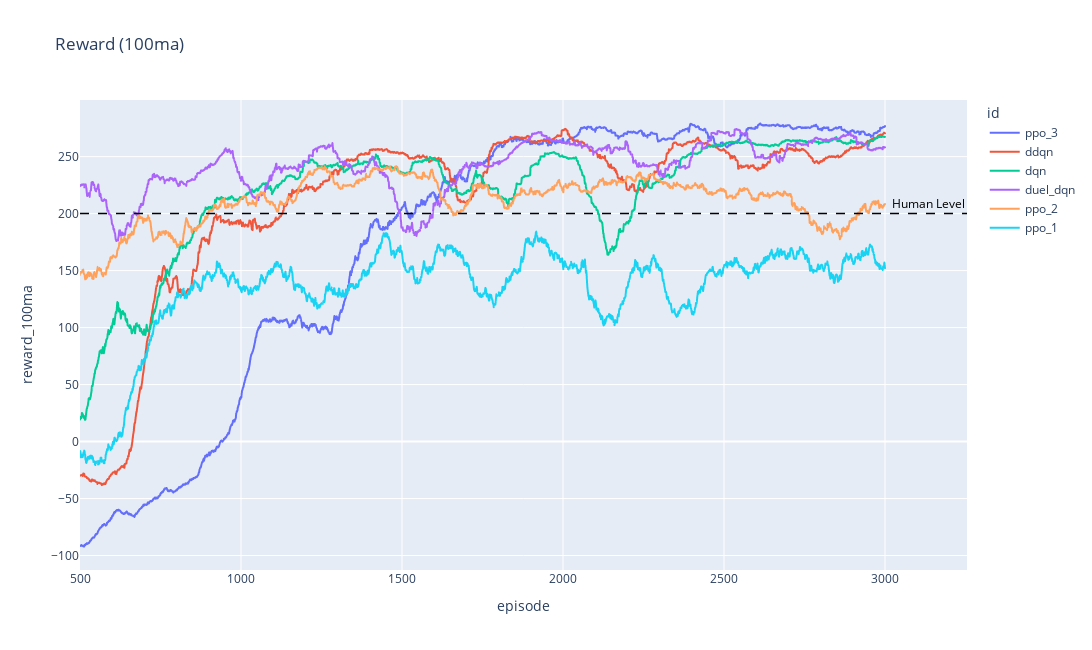

Notebook source saved alongside this figure:
### Code cell
df = data.copy()

final_values = df.groupby('id')['reward_100ma'].last().sort_values(ascending=False)
category_orders = {'id': final_values.index.tolist()}

fig = px.line(df, x='episode', y='reward_100ma', color='id', title='Reward (100ma)', category_orders=category_orders, width=1300, height=650)
x_min = df['episode'].min()
x_max = df['episode'].max()


fig.add_annotation(
    x=x_max, y=200, text="Human Level", showarrow=False,
    xanchor="left", xshift=5, yshift=10,  
    font=dict(color="black", size=12),
    row=1, col=1
)

fig.add_hline(
    y=200,
    line=dict(color="black", width=1.5, dash="dash"),
    row=1, col=1
)

### Figure 1 — Plotly figure (JSON) as saved in the notebook; plotly's stock layout.template omitted (floating-point values rounded to 4 significant figures; data arrays with more than 128 entries replaced by an {"elided": "..."} marker saying what was removed)
{"data": [{"hovertemplate": "id=ppo_3<br>episode=%{x}<br>reward_100ma=%{y}<extra></extra>", "legendgroup": "ppo_3", "line": {"color": "#636efa", "dash": "solid"}, "marker": {"symbol": "circle"}, "mode": "lines", "name": "ppo_3", "showlegend": true, "type": "scattergl", "x": {"elided": "2501 int values"}, "xaxis": "x", "y": {"elided": "2501 float values"}, "yaxis": "y"}, {"hovertemplate": "id=ddqn<br>episode=%{x}<br>reward_100ma=%{y}<extra></extra>", "legendgroup": "ddqn", "line": {"color": "#EF553B", "dash": "solid"}, "marker": {"symbol": "circle"}, "mode": "lines", "name": "ddqn", "showlegend": true, "type": "scattergl", "x": {"elided": "2501 int values"}, "xaxis": "x", "y": {"elided": "2501 float values"}, "yaxis": "y"}, {"hovertemplate": "id=dqn<br>episode=%{x}<br>reward_100ma=%{y}<extra></extra>", "legendgroup": "dqn", "line": {"color": "#00cc96", "dash": "solid"}, "marker": {"symbol": "circle"}, "mode": "lines", "name": "dqn", "showlegend": true, "type": "scattergl", "x": {"elided": "2501 int values"}, "xaxis": "x", "y": {"elided": "2501 float values"}, "yaxis": "y"}, {"hovertemplate": "id=duel_dqn<br>episode=%{x}<br>reward_100ma=%{y}<extra></extra>", "legendgroup": "duel_dqn", "line": {"color": "#ab63fa", "dash": "solid"}, "marker": {"symbol": "circle"}, "mode": "lines", "name": "duel_dqn", "showlegend": true, "type": "scattergl", "x": {"elided": "2501 int values"}, "xaxis": "x", "y": {"elided": "2501 float values"}, "yaxis": "y"}, {"hovertemplate": "id=ppo_2<br>episode=%{x}<br>reward_100ma=%{y}<extra></extra>", "legendgroup": "ppo_2", "line": {"color": "#FFA15A", "dash": "solid"}, "marker": {"symbol": "circle"}, "mode": "lines", "name": "ppo_2", "showlegend": true, "type": "scattergl", "x": {"elided": "2501 int values"}, "xaxis": "x", "y": {"elided": "2501 float values"}, "yaxis": "y"}, {"hovertemplate": "id=ppo_1<br>episode=%{x}<br>reward_100ma=%{y}<extra></extra>", "legendgroup": "ppo_1", "line": {"color": "#19d3f3", "dash": "solid"}, "marker": {"symbol": "circle"}, "mode": "lines", "name": "ppo_1", "showlegend": true, "type": "scattergl", "x": {"elided": "2501 int values"}, "xaxis": "x", "y": {"elided": "2501 float values"}, "yaxis": "y"}], "layout": {"annotations": [{"font": {"color": "black", "size": 12}, "showarrow": false, "text": "Human Level", "x": 3000, "xanchor": "left", "xref": "x", "xshift": 5, "y": 200, "yref": "y", "yshift": 10}], "height": 650, "legend": {"title": {"text": "id"}, "tracegroupgap": 0}, "shapes": [{"line": {"color": "black", "dash": "dash", "width": 1.5}, "type": "line", "x0": 0, "x1": 1, "xref": "x domain", "y0": 200, "y1": 200, "yref": "y"}], "title": {"text": "Reward (100ma)"}, "width": 1300, "xaxis": {"anchor": "y", "domain": [0, 1], "title": {"text": "episode"}}, "yaxis": {"anchor": "x", "domain": [0, 1], "title": {"text": "reward_100ma"}}}}
